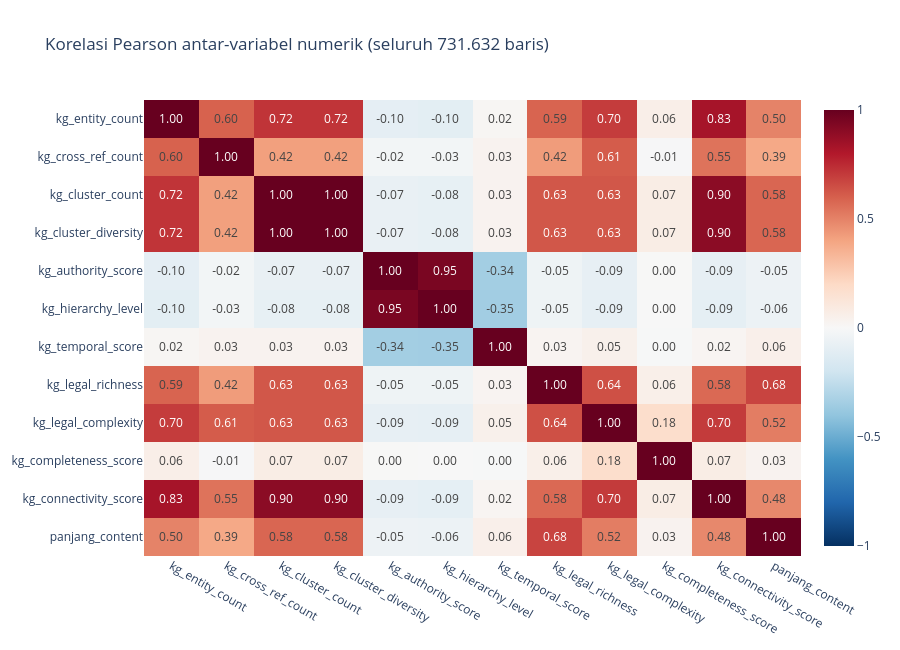

Write notebook code for a chart like this one.
### Code cell
# Visualisasi 3: Korelasi antar-variabel numerik (heatmap)
# Catatan: kg_entity_count dan kg_cross_ref_count sudah di-winsorize pada Milestone 2.
KOLOM_KORELASI = ['kg_entity_count', 'kg_cross_ref_count', 'kg_cluster_count', 'kg_cluster_diversity',
                  'kg_authority_score', 'kg_hierarchy_level', 'kg_temporal_score', 'kg_legal_richness',
                  'kg_legal_complexity', 'kg_completeness_score', 'kg_connectivity_score', 'panjang_content']
korelasi = df.select(KOLOM_KORELASI).corr()
matriks_korelasi = korelasi.to_numpy()

fig3 = px.imshow(matriks_korelasi, x=KOLOM_KORELASI, y=KOLOM_KORELASI, zmin=-1, zmax=1,
                 color_continuous_scale='RdBu_r', text_auto='.2f', aspect='auto',
                 title='Korelasi Pearson antar-variabel numerik (seluruh 731.632 baris)')
fig3.update_layout(height=650)
fig3.write_html(FIG_DIR / 'v3_korelasi.html', include_plotlyjs='cdn')
fig3.show()

### Figure 1 — Plotly figure (JSON) as saved in the notebook; plotly's stock layout.template omitted (floating-point values rounded to 4 significant figures; data arrays with more than 128 entries replaced by an {"elided": "..."} marker saying what was removed)
{"data": [{"coloraxis": "coloraxis", "hovertemplate": "x: %{x}<br>y: %{y}<br>color: %{z}<extra></extra>", "name": "0", "texttemplate": "%{z:.2f}", "type": "heatmap", "x": ["kg_entity_count", "kg_cross_ref_count", "kg_cluster_count", "kg_cluster_diversity", "kg_authority_score", "kg_hierarchy_level", "kg_temporal_score", "kg_legal_richness", "kg_legal_complexity", "kg_completeness_score", "kg_connectivity_score", "panjang_content"], "xaxis": "x", "y": ["kg_entity_count", "kg_cross_ref_count", "kg_cluster_count", "kg_cluster_diversity", "kg_authority_score", "kg_hierarchy_level", "kg_temporal_score", "kg_legal_richness", "kg_legal_complexity", "kg_completeness_score", "kg_connectivity_score", "panjang_content"], "yaxis": "y", "z": {"elided": "12x12 float values"}}], "layout": {"coloraxis": {"autocolorscale": false, "cmax": 1, "cmin": -1, "colorscale": [[0, "rgb(5,48,97)"], [0.1, "rgb(33,102,172)"], [0.2, "rgb(67,147,195)"], [0.3, "rgb(146,197,222)"], [0.4, "rgb(209,229,240)"], [0.5, "rgb(247,247,247)"], [0.6, "rgb(253,219,199)"], [0.7, "rgb(244,165,130)"], [0.8, "rgb(214,96,77)"], [0.9, "rgb(178,24,43)"], [1, "rgb(103,0,31)"]]}, "height": 650, "title": {"text": "Korelasi Pearson antar-variabel numerik (seluruh 731.632 baris)"}, "xaxis": {"anchor": "y", "domain": [0, 1]}, "yaxis": {"anchor": "x", "autorange": "reversed", "domain": [0, 1]}}}
